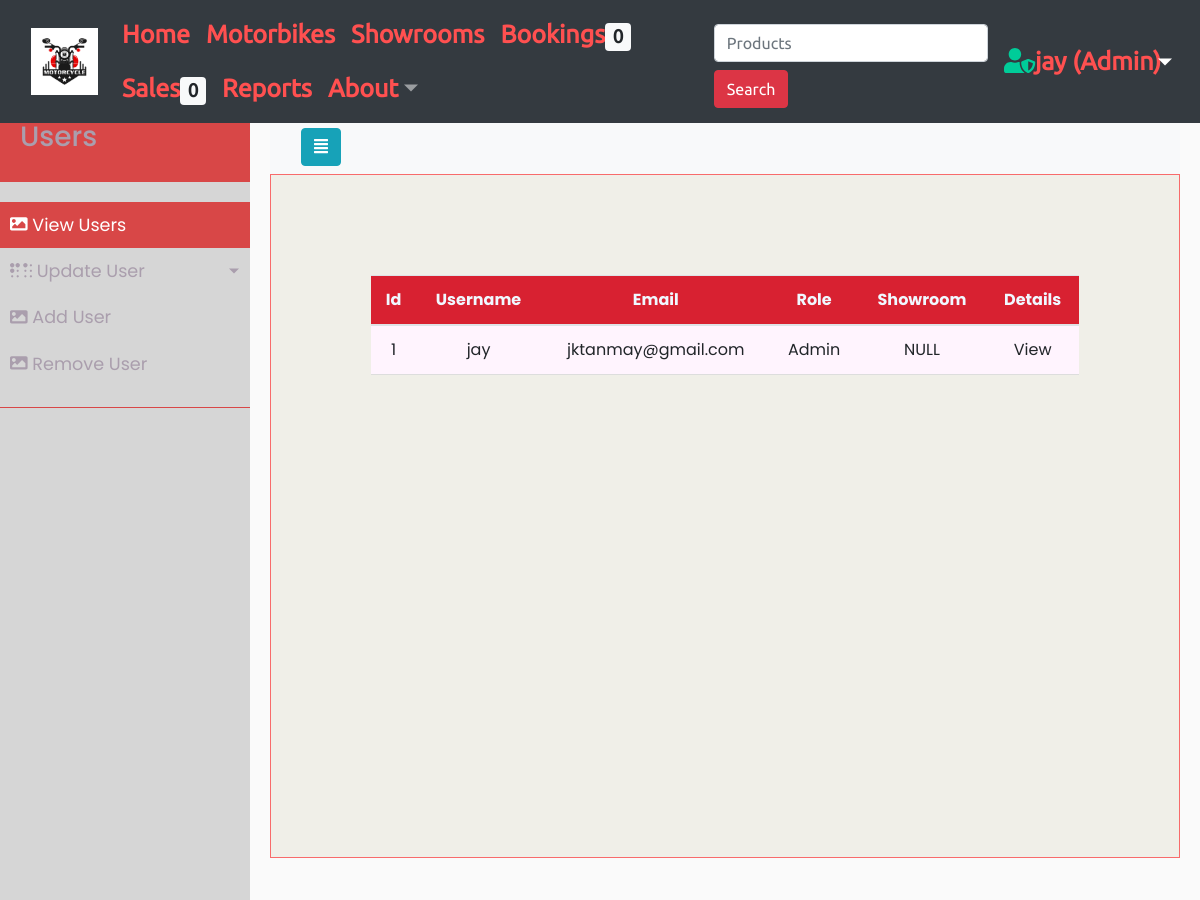
/users.php?filter (signed in), run on the app's committed database.
### tables this page shows
CREATE TABLE `users` (
  `user_id` int(7) NOT NULL,
  `user_name` varchar(25) NOT NULL,
  `email` varchar(40) NOT NULL,
  `password` varchar(20) NOT NULL,
  `user_type` varchar(7) NOT NULL
);

### users.php (the view, shortened to what this page needs)
<!DOCTYPE html>
<html lang="en">
<head>
    <link rel="stylesheet" type="text/css" href="css/bootstrap.min.css">
    <link rel="stylesheet" type="text/css" href="css/fonts.css">
    <link rel="stylesheet" type="text/css" href="css/sidebar.css">
    <link rel="stylesheet" type="text/css" href="css/_table.css">
    <link rel="stylesheet" type="text/css" href="css/jquery.mCustomScrollbar.min.css">
</head>
<body>
<div class="container-fluid">
    <?php
     include_once('navbar.php');
     ?>
     </div>
    <div class="wrapper">
    <nav id="sidebar">
            <div class="sidebar-header">
            <h3>Users</h3>
            </div>
            <ul class="list-unstyled components">
            <li class="active">
                    <a href="users.php?filter">
                        <i class="fas fa-image"></i>
                        View Users
                    </a>
                </li>
            <li>
                    <a href="#homeSubmenu" data-toggle="collapse" aria-expanded="false" class="dropdown-toggle">
                    <i class="fas fa-braille"></i>
                        Update User
                    </a>
                </li>
                <li>
                    <a href="add_user.php">
                        <i class="fas fa-image"></i>
                        Add User
                    </a>
                </li>
                <li>
                    <a href="remove_user.php?currentPass">
                        <i class="fas fa-image"></i>
                        Remove User
                    </a>
                </li>
            </ul>
        </nav>
    <div id="content">
<nav class="navbar navbar-expand-lg navbar-light bg-light">
    <div class="container-fluid">
        <button type="button" id="sidebarCollapse" class="btn btn-info">
            <i class="fas fa-align-justify"></i>
        </button>
    </div>
</nav>
<?php
if($_SESSION['logged']){
    if($_SESSION['user_type']=='Admin'){
        if(isset($_GET['filter'])){
            filter();
        }
    } else {
        echo "You don't have privileges to visit this page!";
    }
} else {
    header('location:index.php');
}
?>
</div>
</div>
<?php
function filter(){
    $db = mysqli_connect(dbhost,dbuser,dbpass,database);
    $sql = "SELECT user_id, user_name, email, user_type FROM users";
    if($result = mysqli_query($db, $sql)){
        if(mysqli_num_rows($result) > 0){
            echo '<div class="container-fluid center" style="text-align:center;">';
            echo '<div class="table-responsive">';
            echo '<table class="table">';
            echo '<thead>';
                echo "<tr>";
                    echo "<th>Id</th>";
                    echo "<th>Username</th>";
                    echo "<th>Email</th>";
                    echo "<th>Role</th>";
                    echo "<th>Showroom</th>";
                    echo "<th>Details</th>";
                echo "</tr>";
            echo '</thead>';
            echo '<tbody>';
            while($row = mysqli_fetch_array($result)){
                $id=$row['user_id'];
                $sql_t = "SELECT sr_id FROM user_info where user_id=$id";
                $result_t = mysqli_query($db, $sql_t);
                if(mysqli_num_rows($result_t) > 0){
                    $row_t = mysqli_fetch_array($result_t);
                    $sri = $row_t['sr_id'];
                    $sql_t2 = "SELECT sr_name FROM showroom where sr_id = $sri";
                    $result_t2 = mysqli_query($db, $sql_t2);
                    if(!is_bool($result_t2)){
                        if(mysqli_num_rows($result_t2) > 0){
                            $row_t2 = mysqli_fetch_array($result_t2);
                            $sr = $row_t2['sr_name'];
                        } else {
                            $sr = 'NULL';
                        }
                    } else{
                        $sr = 'NULL';
                    }
                } else {
                    $sr = 'NULL';
                }
                echo "<tr>";
                    echo "<td>" . $row['user_id'] . "</td>";
                    echo "<td>" . $row['user_name'] . "</td>";
                    echo "<td>" . $row['email'] . "</td>";
                    echo "<td>" . $row['user_type'] . "</td>";
                    echo "<td>" . $sr . "</td>";
                    echo '<td><a href="profile.php?filter='. $row['user_name'] .'">View</a></td>';
                echo "</tr>";
            }
            echo '</tbody>';
            echo "</table>";
            echo '</div>';
            echo "</div>";
        } else{
            echo "No records matching your query were found.";
        }
    } else{
        echo "ERROR: Could not able to execute $sql. " . mysqli_error($db);
    }
}
?>
</body>
</html>

### css/sidebar.css (style rules this page uses)
body { font-family: 'Poppins', sans-serif; background: #fafafa; padding-top: 100px; }
a, a:hover, a:focus { color: inherit; text-decoration: none; transition: all 0.3s; }
.wrapper { display: flex; align-items: stretch; }
#sidebar { min-width: 250px; max-width: 250px; background: rgb(214, 214, 214); color: rgb(170, 158, 173); transition: all 0.3s; }
#sidebar ul li a { text-align: left; }
#sidebar .sidebar-header { padding: 20px; background: #d84747; }
#sidebar ul.components { padding: 20px 0; border-bottom: 1px solid #d84747; }
#sidebar ul li a { padding: 10px; font-size: 1.1em; display: block; }
#sidebar ul li.active>a, a[aria-expanded="true"] { color: rgb(255, 255, 255); background: #d84747; }
a[data-toggle="collapse"] { position: relative; }
.dropdown-toggle::after { display: block; position: absolute; top: 50%; left: 90%; transform: translateY(-50%); }
#content { width: 100%; padding: 20px; min-height: 100vh; transition: all 0.3s; }

### css/_table.css (style rules this page uses)
table { width: 100%; border-collapse: collapse; overflow-x:auto; text-align:left; margin-left: auto; margin-right: auto; float: top; }
th,td { text-align: center; padding: 8px; }
tr:nth-child(odd) { background-color: #fff4fe; border-bottom: 1px solid #ddd; }
th { background-color: #d82131; -webkit-text-fill-color: aliceblue; border-bottom: 1px solid #ddd; border-top: 1px solid #ddd; }
.center { margin: auto; width: 100%; height: 90%; background-color: #f0efe8; border: 1px solid rgb(248, 107, 107); text-align:center; padding: 100px; }

### data on the page
users: user_id "1", user_name "jay", email "jktanmay@gmail.com", user_type "Admin", sr "NULL"

### other printed values
$count "0"
$_SESSION['username'] "jay"
$_SESSION['user_type'] "Admin"
